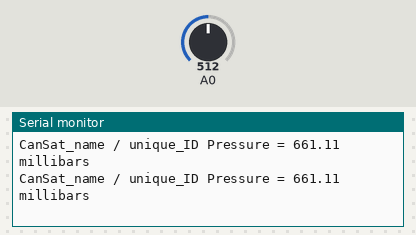
Bench run of a sketch on a simulated Arduino Uno, built with avr-gcc and run on an emulated ATmega328P. Shown: the last lines printed to the serial monitor. Inputs (shaded band) come from the test bench; at power-on: A0 = 512.

Above: at 1.3 s.
1.4 s: A0 set to 716
At 1.9 s:
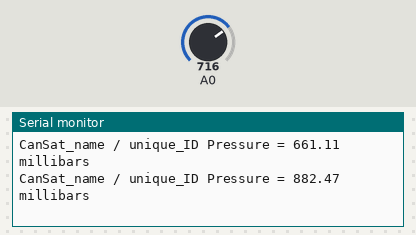
2.9 s: A0 set to 900
At 3.4 s:
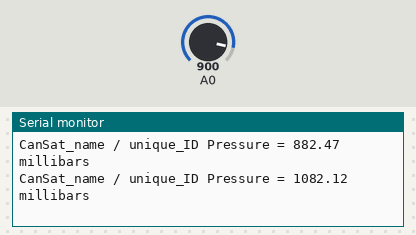
Timing chart, 0 to 5.9 s (numbered marks = the images above; inputs shaded):
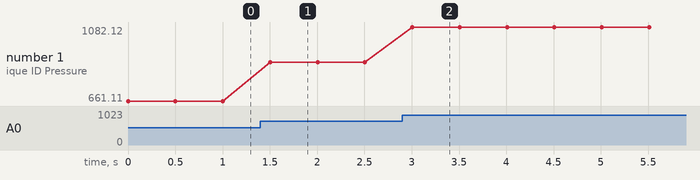

The sketch:

sketch_nov20b.ino
```cpp
int pressureValue;
float pressure;
void setup ( ) {
Serial.begin (9600);
}
void loop ( ) {
pressureValue = analogRead (A0);
pressure = ((pressureValue / 1024.0) + 0.095) / 0.0009;
Serial.print("CanSat_name / unique_ID ");
Serial.print("Pressure = ");
Serial.print(pressure);
Serial.println (" millibars");
delay (500);
}
```

Measured:
- after the input at 1.4 s, the serial monitor: prints a new line after 0.10 s (image 1)
- after the input at 2.9 s, the serial monitor: prints a new line after 0.11 s (image 2)
- plotted number 1: 661.11 → 882.47 after the input at 1.4 s, 882.47 → 1082.12 after the input at 2.9 s
